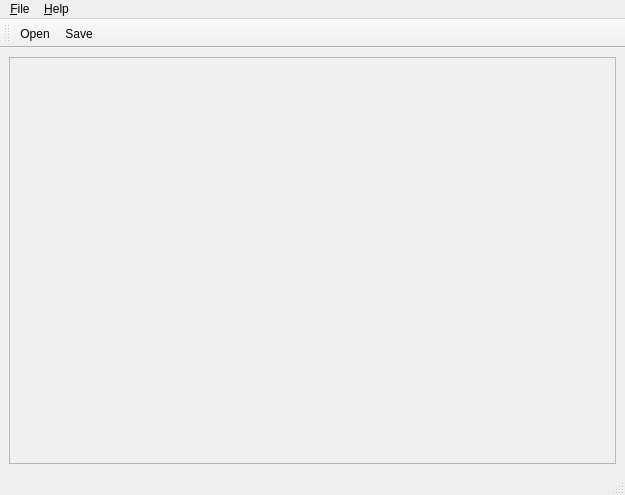
<?xml version="1.0" encoding="UTF-8"?>
<ui version="4.0">
 <class>MainWindow</class>
 <widget class="QMainWindow" name="MainWindow">
  <property name="geometry">
   <rect>
    <x>0</x>
    <y>0</y>
    <width>625</width>
    <height>495</height>
   </rect>
  </property>
  <property name="windowTitle">
   <string>MainWindow</string>
  </property>
  <widget class="QWidget" name="centralWidget">
   <layout class="QHBoxLayout" name="horizontalLayout">
    <item>
     <widget class="QHexEdit" name="hexedit">
      <property name="toolTip">
       <string>A Simple Hex Editor</string>
      </property>
      <property name="whatsThis">
       <string>QHexEdit is a simple Hexeditor.   You can show end edit binary data.  </string>
      </property>
     </widget>
    </item>
   </layout>
  </widget>
  <widget class="QMenuBar" name="menuBar">
   <property name="geometry">
    <rect>
     <x>0</x>
     <y>0</y>
     <width>625</width>
     <height>18</height>
    </rect>
   </property>
   <widget class="QMenu" name="menu_File">
    <property name="title">
     <string>&amp;File</string>
    </property>
    <addaction name="action_Open"/>
    <addaction name="action_Save"/>
    <addaction name="separator"/>
    <addaction name="action_Exit"/>
   </widget>
   <widget class="QMenu" name="menu_Help">
    <property name="title">
     <string>&amp;Help</string>
    </property>
    <addaction name="action_About"/>
    <addaction name="action_Options"/>
   </widget>
   <addaction name="menu_File"/>
   <addaction name="menu_Help"/>
  </widget>
  <widget class="QToolBar" name="toolBar">
   <property name="windowTitle">
    <string>toolBar</string>
   </property>
   <attribute name="toolBarArea">
    <enum>TopToolBarArea</enum>
   </attribute>
   <attribute name="toolBarBreak">
    <bool>false</bool>
   </attribute>
   <addaction name="action_Open"/>
   <addaction name="action_Save"/>
  </widget>
  <widget class="QStatusBar" name="statusBar"/>
  <action name="action_Open">
   <property name="icon">
    <iconset resource="qhexedit.qrc">
     <normaloff>:/images/open.png</normaloff>:/images/open.png</iconset>
   </property>
   <property name="text">
    <string>&amp;Open</string>
   </property>
   <property name="shortcut">
    <string>Ctrl+O</string>
   </property>
  </action>
  <action name="action_Save">
   <property name="icon">
    <iconset resource="qhexedit.qrc">
     <normaloff>:/images/save.png</normaloff>:/images/save.png</iconset>
   </property>
   <property name="text">
    <string>&amp;Save</string>
   </property>
   <property name="shortcut">
    <string>Ctrl+S</string>
   </property>
  </action>
  <action name="action_About">
   <property name="text">
    <string>&amp;About</string>
   </property>
  </action>
  <action name="action_Options">
   <property name="text">
    <string>&amp;Options</string>
   </property>
   <property name="shortcut">
    <string>Ctrl+Q</string>
   </property>
  </action>
  <action name="action_Exit">
   <property name="text">
    <string>&amp;Exit</string>
   </property>
  </action>
 </widget>
 <customwidgets>
  <customwidget>
   <class>QHexEdit</class>
   <extends>QScrollArea</extends>
   <header>qhexedit</header>
  </customwidget>
 </customwidgets>
 <resources>
  <include location="qhexedit.qrc"/>
 </resources>
 <connections/>
</ui>
